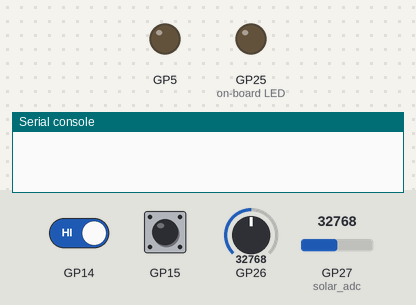
This program was run on a simulated Raspberry Pi Pico running MicroPython. Parts: output pins drawn as LEDs (lit = HIGH), the last lines printed to the serial console. The test bench sets the inputs (shaded band); at power-on: GP14 HIGH, GP15 HIGH, GP26 = 32768, GP27 (solar_adc) = 32768 (analog values on the 0–65535 scale).

Above: at 0.6 s.
At 3.7 s:
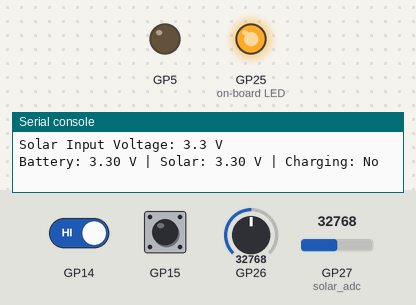
3.8 s: GP14 driven LOW
Timing chart, 0 to 6.8 s (numbered marks = the images above; inputs shaded):
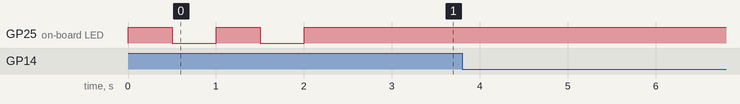

The program:

main.py
```python
from utils import setup_pin
# FOR OUTPUT PIN
led = setup_pin("LED", direction='out', initial_value=0)

# Toggle
led.toggle()

#FOR INPUT PIN
button = setup_pin(15, direction='in', pull='up')

if not button.value():
    print("Button is pressed")
#############
from utils import setup_pins
import time

pin_config = {
    "led": {
        "pin": "LED",
        "direction": "out",
        "initial_value": 0
    },
    "sensor_power": {
        "pin": 5,
        "direction": "out"
    },
    "button": {
        "pin": 15,
        "direction": "in",
        "pull": "up"
    }
}

pins = setup_pins(pin_config)

# Blink LED
for _ in range(5):
    pins["led"].toggle()
    time.sleep(0.5)

# Read button
if not pins["button"].value():
    print("Button pressed")

#######
from machine import ADC

solar_adc = ADC(27)  # assuming solar input is divided and connected to GPIO27

def read_solar_voltage():
    reading = solar_adc.read_u16()
    volts = (reading * 3.3 / 65535) * 2  # Adjust for voltage divider
    return round(volts, 2)

print("Solar Input Voltage:", read_solar_voltage(), "V")

########

from utils import read_battery_voltage, read_solar_voltage, is_charging
import time

while True:
    vbat = read_battery_voltage()
    vsolar = read_solar_voltage()
    charging = is_charging()

    print(f"Battery: {vbat:.2f} V | Solar: {vsolar:.2f} V | Charging: {'Yes' if charging else 'No'}")
    time.sleep(5)
###### Volateg to irradiance
from utils import solar_voltage_to_irradiance_ak50x50, read_solar_voltage

voltage = read_solar_voltage(adc_pin=27)  # ADC1 via voltage divider
irradiance = solar_voltage_to_irradiance_ak50x50(voltage)

print(f"Solar panel voltage: {voltage:.2f} V")
print(f"Estimated irradiance: {irradiance:.1f} W/m²")
```

utils.py
```python
from machine import ADC, Pin

def read_battery_voltage(adc_pin=26, r1=100_000, r2=100_000):
    """
    Reads battery voltage via ADC with a voltage divider.

    Parameters:
        adc_pin (int): GPIO pin number used for voltage sensing (default=26)
        r1 (int): Resistance of the top resistor in ohms (connected to battery+)
        r2 (int): Resistance of the bottom resistor in ohms (connected to GND)

    Returns:
        float: Calculated battery voltage in volts.
    """
    adc = ADC(adc_pin)
    conversion_factor = 3.3 / 65535
    raw = adc.read_u16()
    measured = raw * conversion_factor

    # Correct for the voltage divider
    battery_voltage = measured * (r1 + r2) / r2

    return round(battery_voltage, 2)


def setup_pin(pin_number, direction='out', pull=None, initial_value=None):
    """
    Initializes and returns a Pin object with the specified configuration.

    Parameters:
        pin_number (int or str): The GPIO pin number or special label (e.g., "LED")
        direction (str): 'in' or 'out'. Default is 'out'.
        pull (str or None): 'up', 'down', or None. Only applies to input pins.
        initial_value (0 or 1 or None): Initial output value. Applies only to output pins.

    Returns:
        machine.Pin: Configured Pin object
    """
    # Map direction to machine.Pin constant
    mode = Pin.OUT if direction == 'out' else Pin.IN

    # Set pull resistor if applicable
    pull_arg = None
    if direction == 'in':
        if pull == 'up':
            pull_arg = Pin.PULL_UP
        elif pull == 'down':
            pull_arg = Pin.PULL_DOWN

    pin = Pin(pin_number, mode, pull_arg)

    if direction == 'out' and initial_value is not None:
        pin.value(initial_value)

    return pin

def setup_pins(config):
    """
    Batch-initializes pins from a configuration dictionary.

    Parameters:
        config (dict): Dictionary with keys as labels and values as dictionaries
                       of pin config (see below).

    Returns:
        dict: Dictionary of label → Pin object
    """
    pins = {}
    for label, params in config.items():
        pin_number = params.get('pin')
        direction = params.get('direction', 'out')
        pull = params.get('pull')
        initial_value = params.get('initial_value')
        pins[label] = setup_pin(pin_number, direction, pull, initial_value)
    return pins

def read_solar_voltage(adc_pin=27, r1=100_000, r2=100_000):
    """
    Reads solar panel voltage via voltage divider to an ADC pin.

    Parameters:
        adc_pin (int): GPIO ADC pin number connected to solar input divider
        r1 (int): Resistor R1 (solar+ to ADC)
        r2 (int): Resistor R2 (ADC to GND)

    Returns:
        float: Solar voltage in volts, rounded to 2 decimal places
    """
    adc = ADC(adc_pin)
    conversion_factor = 3.3 / 65535
    raw = adc.read_u16()
    measured = raw * conversion_factor
    solar_voltage = measured * (r1 + r2) / r2
    return round(solar_voltage, 2)

def is_charging(chrg_pin=14):
    """
    Detects if the battery is charging using TP4056 CHRG pin logic.

    Parameters:
        chrg_pin (int): GPIO pin connected to TP4056 CHRG (open-drain, active-low)

    Returns:
        bool: True if charging (CHRG pulled low), False otherwise
    """
    pin = Pin(chrg_pin, Pin.IN, Pin.PULL_UP)
    return pin.value() == 0  # Low = charging

### Solar voltage to irradiance
def solar_voltage_to_irradiance_ak50x50(voltage, full_sun_voc=2.0):
    """
    Estimate solar irradiance (W/m²) from AK50x50 solar cell voltage.

    Parameters:
        voltage (float): Measured open-circuit voltage of the solar cell
        full_sun_voc (float): Expected Voc under full sun (~2.0V typical for AK50x50)

    Returns:
        float: Estimated irradiance in W/m² (0–1000 scale)
    """
    if voltage <= 0:
        return 0.0

    # Cap at 1000 W/m² for full sun equivalent
    irradiance = (voltage / full_sun_voc) * 1000
    return round(min(irradiance, 1000.0), 1)
```
